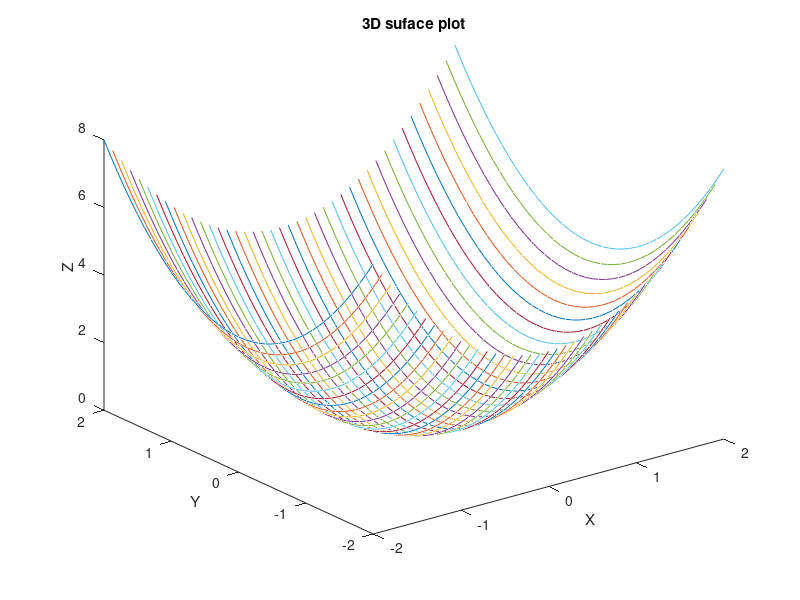

Here is the MATLAB script that generated this plot:
[X, Y] = meshgrid(-2:0.1:2, -2:0.1:2);
Z = X.^2 + Y.^2;
%surf(X,Y,Z) % 3D Surface Plot
%mesh(X,Y,Z) %3D wirefreame
plot3(X,Y,Z) %3D curve
title('3D suface plot')
xlabel('X'),ylabel('Y'),zlabel('Z')
saveas(gcf, 'plot1.png')    % save current figure


% [X, Y] = meshgrid(x, y)
% You give it two 1D vectors (x and y)
% It returns two 2D matrices — one for all X coordinates, one for all Y coordinates

%Category	Command	Description
%2D	plot	Line plot
%2D	scatter	Points
%2D	bar / barh	Bars
%2D	histogram	Frequency
%2D	area	Filled curve
%2D	contour	Level lines
%3D	plot3	3D line
%3D	mesh	Wireframe surface
%3D	surf	Colored surface
%3D	contour3	3D contour lines
%3D	scatter3	3D points
%3D	quiver	Vector field
%3D	bar3	3D bars

%check the pdf 

%| Command                       | Description            |
%| ----------------------------- | ---------------------- |
%| `xlabel('text')`              | Label x-axis           |
%| `ylabel('text')`              | Label y-axis           |
%| `zlabel('text')`              | Label z-axis           |
%| `title('text')`               | Add title              |
%| `legend('name1','name2',...)` | Add legend             |
%| `grid on`                     | Show grid              |
%| `axis equal`                  | Equal scaling on axes  |
%| `colorbar`                    | Add color scale        |
%| `hold on/off`                 | Combine multiple plots |

